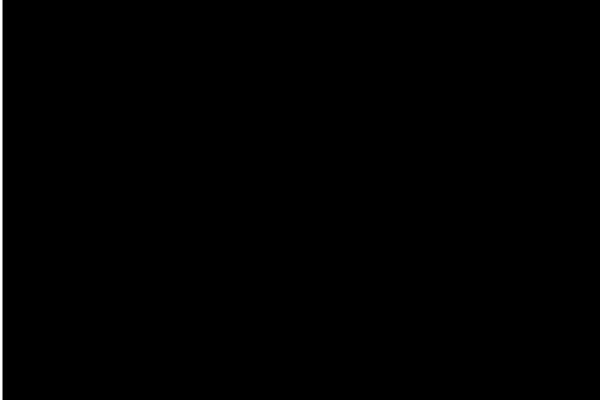
Frame 1 (no input)
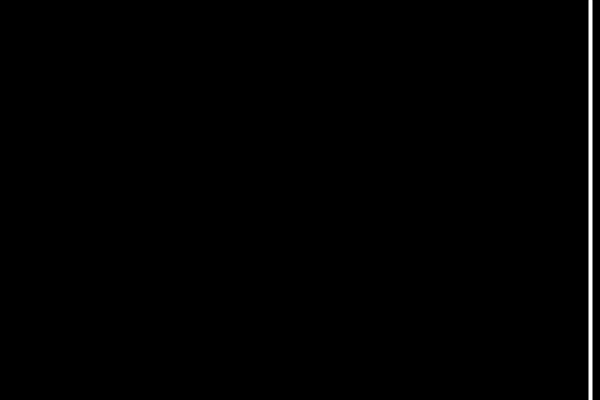
Frame 60 (the mouse pressed at the canvas centre just before this capture)
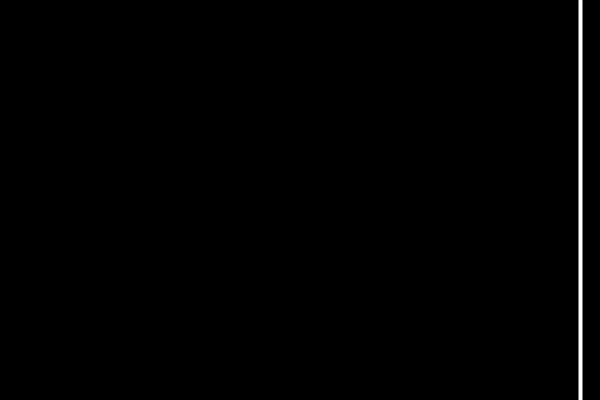
Frame 120 (the mouse held since frame 60 and released just before this capture)

The Processing sketch that drew these frames (run headless with seeded random() and noise(); from frame 60 on, the mouse is pressed at the canvas centre):

// Processing sketch: Threads
// ── Threads.pde
float x = 0;

void setup() {
    size(600, 400);
}

void draw() {
    background(0);
    stroke(255);
    strokeWeight(4);
    line(x, 0, x, height);
    
    x = x + 10;
    if (x > width) {
        x = 0;
    }
    if (frameCount % 60 == 0) { // % --остаток от деления
    thread("loadData");
    // loadData();
    }
    // loadData();
}

void loadData() {
    println("GOT DATA");
    delay(1000);
}
